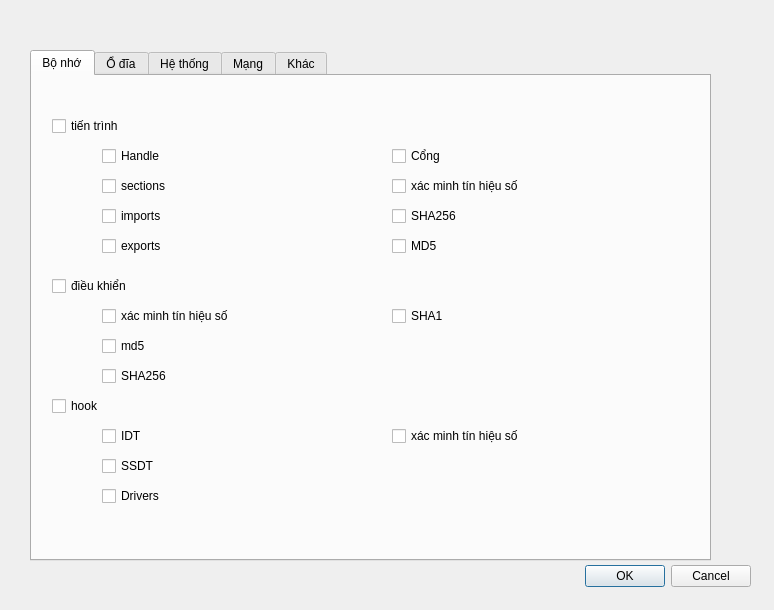
<?xml version="1.0" encoding="UTF-8"?>
<ui version="4.0">
 <class>EditScriptUi</class>
 <widget class="QDialog" name="EditScriptUi">
  <property name="geometry">
   <rect>
    <x>0</x>
    <y>0</y>
    <width>774</width>
    <height>610</height>
   </rect>
  </property>
  <property name="windowTitle">
   <string>Dialog</string>
  </property>
  <widget class="QDialogButtonBox" name="buttonBox">
   <property name="geometry">
    <rect>
     <x>410</x>
     <y>560</y>
     <width>341</width>
     <height>32</height>
    </rect>
   </property>
   <property name="orientation">
    <enum>Qt::Horizontal</enum>
   </property>
   <property name="standardButtons">
    <set>QDialogButtonBox::Cancel|QDialogButtonBox::Ok</set>
   </property>
  </widget>
  <widget class="QTabWidget" name="tabWidget">
   <property name="geometry">
    <rect>
     <x>30</x>
     <y>50</y>
     <width>681</width>
     <height>511</height>
    </rect>
   </property>
   <property name="currentIndex">
    <number>0</number>
   </property>
   <widget class="QWidget" name="memory">
    <attribute name="title">
     <string>Bộ nhớ</string>
    </attribute>
    <widget class="QCheckBox" name="process">
     <property name="geometry">
      <rect>
       <x>20</x>
       <y>40</y>
       <width>81</width>
       <height>20</height>
      </rect>
     </property>
     <property name="text">
      <string>tiến trình</string>
     </property>
    </widget>
    <widget class="QCheckBox" name="checkBox_2">
     <property name="geometry">
      <rect>
       <x>70</x>
       <y>70</y>
       <width>81</width>
       <height>20</height>
      </rect>
     </property>
     <property name="text">
      <string>Handle</string>
     </property>
    </widget>
    <widget class="QCheckBox" name="checkBox_3">
     <property name="geometry">
      <rect>
       <x>70</x>
       <y>100</y>
       <width>81</width>
       <height>20</height>
      </rect>
     </property>
     <property name="text">
      <string>sections</string>
     </property>
    </widget>
    <widget class="QCheckBox" name="checkBox_4">
     <property name="geometry">
      <rect>
       <x>70</x>
       <y>130</y>
       <width>81</width>
       <height>20</height>
      </rect>
     </property>
     <property name="text">
      <string>imports</string>
     </property>
    </widget>
    <widget class="QCheckBox" name="checkBox_5">
     <property name="geometry">
      <rect>
       <x>70</x>
       <y>160</y>
       <width>81</width>
       <height>20</height>
      </rect>
     </property>
     <property name="text">
      <string>exports</string>
     </property>
    </widget>
    <widget class="QCheckBox" name="checkBox_6">
     <property name="geometry">
      <rect>
       <x>20</x>
       <y>200</y>
       <width>81</width>
       <height>20</height>
      </rect>
     </property>
     <property name="text">
      <string>điều khiển</string>
     </property>
    </widget>
    <widget class="QCheckBox" name="checkBox_7">
     <property name="geometry">
      <rect>
       <x>70</x>
       <y>230</y>
       <width>201</width>
       <height>20</height>
      </rect>
     </property>
     <property name="text">
      <string>xác minh tín hiệu số</string>
     </property>
    </widget>
    <widget class="QCheckBox" name="checkBox_8">
     <property name="geometry">
      <rect>
       <x>70</x>
       <y>260</y>
       <width>81</width>
       <height>20</height>
      </rect>
     </property>
     <property name="text">
      <string>md5</string>
     </property>
    </widget>
    <widget class="QCheckBox" name="checkBox_9">
     <property name="geometry">
      <rect>
       <x>70</x>
       <y>290</y>
       <width>81</width>
       <height>20</height>
      </rect>
     </property>
     <property name="text">
      <string>SHA256</string>
     </property>
    </widget>
    <widget class="QCheckBox" name="checkBox_10">
     <property name="geometry">
      <rect>
       <x>360</x>
       <y>70</y>
       <width>81</width>
       <height>20</height>
      </rect>
     </property>
     <property name="text">
      <string>Cổng</string>
     </property>
    </widget>
    <widget class="QCheckBox" name="checkBox_11">
     <property name="geometry">
      <rect>
       <x>360</x>
       <y>100</y>
       <width>191</width>
       <height>20</height>
      </rect>
     </property>
     <property name="text">
      <string>xác minh tín hiệu số</string>
     </property>
    </widget>
    <widget class="QCheckBox" name="checkBox_21">
     <property name="geometry">
      <rect>
       <x>360</x>
       <y>130</y>
       <width>81</width>
       <height>20</height>
      </rect>
     </property>
     <property name="text">
      <string>SHA256</string>
     </property>
    </widget>
    <widget class="QCheckBox" name="checkBox_22">
     <property name="geometry">
      <rect>
       <x>360</x>
       <y>160</y>
       <width>81</width>
       <height>20</height>
      </rect>
     </property>
     <property name="text">
      <string>MD5</string>
     </property>
    </widget>
    <widget class="QCheckBox" name="checkBox_23">
     <property name="geometry">
      <rect>
       <x>360</x>
       <y>230</y>
       <width>81</width>
       <height>20</height>
      </rect>
     </property>
     <property name="text">
      <string>SHA1</string>
     </property>
    </widget>
    <widget class="QCheckBox" name="checkBox_24">
     <property name="geometry">
      <rect>
       <x>20</x>
       <y>320</y>
       <width>81</width>
       <height>20</height>
      </rect>
     </property>
     <property name="text">
      <string>hook</string>
     </property>
    </widget>
    <widget class="QCheckBox" name="checkBox_25">
     <property name="geometry">
      <rect>
       <x>70</x>
       <y>350</y>
       <width>81</width>
       <height>20</height>
      </rect>
     </property>
     <property name="text">
      <string>IDT</string>
     </property>
    </widget>
    <widget class="QCheckBox" name="checkBox_26">
     <property name="geometry">
      <rect>
       <x>70</x>
       <y>380</y>
       <width>81</width>
       <height>20</height>
      </rect>
     </property>
     <property name="text">
      <string>SSDT</string>
     </property>
    </widget>
    <widget class="QCheckBox" name="checkBox_27">
     <property name="geometry">
      <rect>
       <x>70</x>
       <y>410</y>
       <width>81</width>
       <height>20</height>
      </rect>
     </property>
     <property name="text">
      <string>Drivers</string>
     </property>
    </widget>
    <widget class="QCheckBox" name="checkBox_28">
     <property name="geometry">
      <rect>
       <x>360</x>
       <y>350</y>
       <width>171</width>
       <height>20</height>
      </rect>
     </property>
     <property name="text">
      <string>xác minh tín hiệu số</string>
     </property>
    </widget>
   </widget>
   <widget class="QWidget" name="disk">
    <attribute name="title">
     <string>Ổ đĩa</string>
    </attribute>
    <widget class="QCheckBox" name="checkBox_12">
     <property name="geometry">
      <rect>
       <x>20</x>
       <y>40</y>
       <width>181</width>
       <height>20</height>
      </rect>
     </property>
     <property name="text">
      <string>Thu thập file</string>
     </property>
    </widget>
    <widget class="QCheckBox" name="checkBox_13">
     <property name="geometry">
      <rect>
       <x>70</x>
       <y>70</y>
       <width>231</width>
       <height>20</height>
      </rect>
     </property>
     <property name="text">
      <string>Bao gồm các file đang hoạt động</string>
     </property>
    </widget>
    <widget class="QCheckBox" name="checkBox_14">
     <property name="geometry">
      <rect>
       <x>70</x>
       <y>100</y>
       <width>251</width>
       <height>20</height>
      </rect>
     </property>
     <property name="text">
      <string>Bao gồm các file đã xóa</string>
     </property>
    </widget>
    <widget class="QCheckBox" name="checkBox_29">
     <property name="geometry">
      <rect>
       <x>20</x>
       <y>200</y>
       <width>181</width>
       <height>20</height>
      </rect>
     </property>
     <property name="text">
      <string>Thu thập thông tin ổ đĩa</string>
     </property>
    </widget>
    <widget class="QCheckBox" name="checkBox_30">
     <property name="geometry">
      <rect>
       <x>70</x>
       <y>230</y>
       <width>81</width>
       <height>20</height>
      </rect>
     </property>
     <property name="text">
      <string>Disk</string>
     </property>
    </widget>
    <widget class="QCheckBox" name="checkBox_31">
     <property name="geometry">
      <rect>
       <x>70</x>
       <y>260</y>
       <width>81</width>
       <height>20</height>
      </rect>
     </property>
     <property name="text">
      <string>Volumn</string>
     </property>
    </widget>
   </widget>
   <widget class="QWidget" name="system">
    <attribute name="title">
     <string>Hệ thống</string>
    </attribute>
    <widget class="QCheckBox" name="checkBox_15">
     <property name="geometry">
      <rect>
       <x>20</x>
       <y>40</y>
       <width>191</width>
       <height>20</height>
      </rect>
     </property>
     <property name="text">
      <string>Thông tin hệ thống</string>
     </property>
    </widget>
    <widget class="QCheckBox" name="checkBox_16">
     <property name="geometry">
      <rect>
       <x>70</x>
       <y>70</y>
       <width>241</width>
       <height>20</height>
      </rect>
     </property>
     <property name="text">
      <string>Thông tin máy và hệ điều hành</string>
     </property>
    </widget>
    <widget class="QCheckBox" name="checkBox_17">
     <property name="geometry">
      <rect>
       <x>70</x>
       <y>100</y>
       <width>241</width>
       <height>20</height>
      </rect>
     </property>
     <property name="text">
      <string>Thông tin người dùng</string>
     </property>
    </widget>
    <widget class="QCheckBox" name="checkBox_32">
     <property name="geometry">
      <rect>
       <x>20</x>
       <y>210</y>
       <width>151</width>
       <height>20</height>
      </rect>
     </property>
     <property name="text">
      <string>Thông tin registry</string>
     </property>
    </widget>
    <widget class="QCheckBox" name="checkBox_33">
     <property name="geometry">
      <rect>
       <x>20</x>
       <y>250</y>
       <width>81</width>
       <height>20</height>
      </rect>
     </property>
     <property name="text">
      <string>Event Log</string>
     </property>
    </widget>
   </widget>
   <widget class="QWidget" name="network">
    <attribute name="title">
     <string>Mạng</string>
    </attribute>
    <widget class="QCheckBox" name="checkBox_18">
     <property name="geometry">
      <rect>
       <x>20</x>
       <y>40</y>
       <width>181</width>
       <height>20</height>
      </rect>
     </property>
     <property name="text">
      <string>Thông tin mạng</string>
     </property>
    </widget>
    <widget class="QCheckBox" name="checkBox_19">
     <property name="geometry">
      <rect>
       <x>70</x>
       <y>70</y>
       <width>81</width>
       <height>20</height>
      </rect>
     </property>
     <property name="text">
      <string>Bảng DNS</string>
     </property>
    </widget>
    <widget class="QCheckBox" name="checkBox_20">
     <property name="geometry">
      <rect>
       <x>70</x>
       <y>100</y>
       <width>81</width>
       <height>20</height>
      </rect>
     </property>
     <property name="text">
      <string>Bảng ARP</string>
     </property>
    </widget>
    <widget class="QCheckBox" name="checkBox_34">
     <property name="geometry">
      <rect>
       <x>70</x>
       <y>130</y>
       <width>81</width>
       <height>20</height>
      </rect>
     </property>
     <property name="text">
      <string>Bảng định tuyến</string>
     </property>
    </widget>
    <widget class="QCheckBox" name="checkBox_35">
     <property name="geometry">
      <rect>
       <x>20</x>
       <y>220</y>
       <width>181</width>
       <height>20</height>
      </rect>
     </property>
     <property name="text">
      <string>Thông tin duyệt web</string>
     </property>
    </widget>
   </widget>
   <widget class="QWidget" name="other">
    <attribute name="title">
     <string>Khác</string>
    </attribute>
   </widget>
  </widget>
 </widget>
 <resources/>
 <connections>
  <connection>
   <sender>buttonBox</sender>
   <signal>accepted()</signal>
   <receiver>EditScriptUi</receiver>
   <slot>accept()</slot>
   <hints>
    <hint type="sourcelabel">
     <x>248</x>
     <y>254</y>
    </hint>
    <hint type="destinationlabel">
     <x>157</x>
     <y>274</y>
    </hint>
   </hints>
  </connection>
  <connection>
   <sender>buttonBox</sender>
   <signal>rejected()</signal>
   <receiver>EditScriptUi</receiver>
   <slot>reject()</slot>
   <hints>
    <hint type="sourcelabel">
     <x>316</x>
     <y>260</y>
    </hint>
    <hint type="destinationlabel">
     <x>286</x>
     <y>274</y>
    </hint>
   </hints>
  </connection>
 </connections>
</ui>
